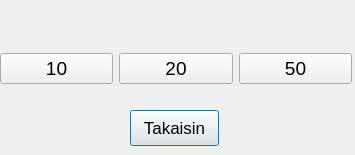
<?xml version="1.0" encoding="UTF-8"?>
<ui version="4.0">
 <class>nosto</class>
 <widget class="QDialog" name="nosto">
  <property name="geometry">
   <rect>
    <x>0</x>
    <y>0</y>
    <width>355</width>
    <height>155</height>
   </rect>
  </property>
  <property name="windowTitle">
   <string>Dialog</string>
  </property>
  <widget class="QPushButton" name="btnClose">
   <property name="geometry">
    <rect>
     <x>130</x>
     <y>110</y>
     <width>89</width>
     <height>36</height>
    </rect>
   </property>
   <property name="font">
    <font>
     <pointsize>13</pointsize>
    </font>
   </property>
   <property name="text">
    <string>Takaisin</string>
   </property>
  </widget>
  <widget class="QWidget" name="horizontalLayoutWidget">
   <property name="geometry">
    <rect>
     <x>0</x>
     <y>30</y>
     <width>352</width>
     <height>78</height>
    </rect>
   </property>
   <layout class="QHBoxLayout" name="horizontalLayout">
    <item>
     <widget class="QPushButton" name="pushButton">
      <property name="font">
       <font>
        <pointsize>14</pointsize>
       </font>
      </property>
      <property name="text">
       <string>10</string>
      </property>
     </widget>
    </item>
    <item>
     <widget class="QPushButton" name="pushButton_2">
      <property name="font">
       <font>
        <pointsize>14</pointsize>
       </font>
      </property>
      <property name="text">
       <string>20</string>
      </property>
     </widget>
    </item>
    <item>
     <widget class="QPushButton" name="pushButton_3">
      <property name="font">
       <font>
        <pointsize>14</pointsize>
       </font>
      </property>
      <property name="text">
       <string>50</string>
      </property>
     </widget>
    </item>
   </layout>
  </widget>
 </widget>
 <resources/>
 <connections/>
</ui>
